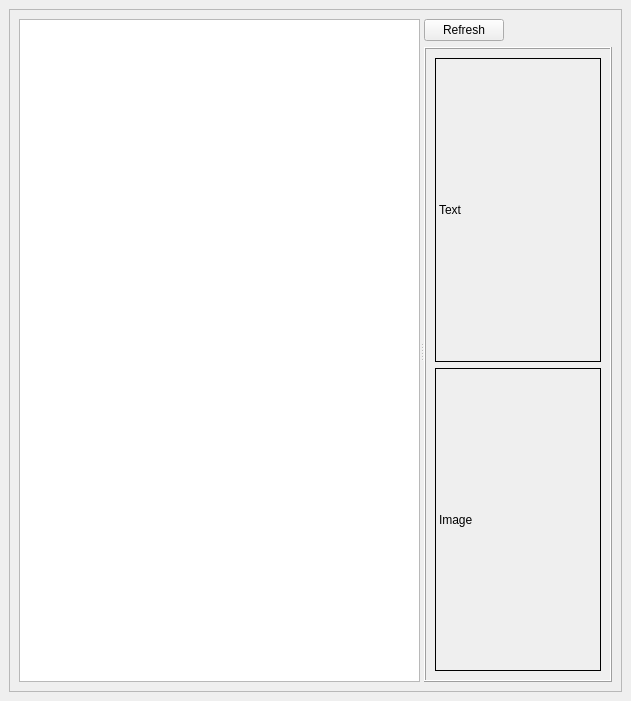
<?xml version="1.0" encoding="UTF-8"?>
<ui version="4.0">
 <class>DataTransferWidget</class>
 <widget class="QDockWidget" name="DataTransferWidget">
  <property name="geometry">
   <rect>
    <x>0</x>
    <y>0</y>
    <width>631</width>
    <height>701</height>
   </rect>
  </property>
  <property name="minimumSize">
   <size>
    <width>447</width>
    <height>264</height>
   </size>
  </property>
  <property name="sizeIncrement">
   <size>
    <width>5</width>
    <height>5</height>
   </size>
  </property>
  <property name="features">
   <set>QDockWidget::AllDockWidgetFeatures</set>
  </property>
  <property name="allowedAreas">
   <set>Qt::AllDockWidgetAreas</set>
  </property>
  <property name="windowTitle">
   <string>Data Transfer</string>
  </property>
  <widget class="QWidget" name="dockWidgetContents">
   <layout class="QHBoxLayout" name="horizontalLayout_3">
    <item>
     <widget class="QFrame" name="frame">
      <property name="frameShape">
       <enum>QFrame::StyledPanel</enum>
      </property>
      <property name="frameShadow">
       <enum>QFrame::Plain</enum>
      </property>
      <layout class="QHBoxLayout" name="horizontalLayout_2">
       <item>
        <widget class="QSplitter" name="splitter">
         <property name="orientation">
          <enum>Qt::Horizontal</enum>
         </property>
         <widget class="QTableWidget" name="DataTable">
          <property name="sizePolicy">
           <sizepolicy hsizetype="Fixed" vsizetype="Minimum">
            <horstretch>0</horstretch>
            <verstretch>0</verstretch>
           </sizepolicy>
          </property>
          <property name="maximumSize">
           <size>
            <width>16777215</width>
            <height>16777215</height>
           </size>
          </property>
          <property name="selectionMode">
           <enum>QAbstractItemView::SingleSelection</enum>
          </property>
          <property name="showGrid">
           <bool>false</bool>
          </property>
          <property name="cornerButtonEnabled">
           <bool>false</bool>
          </property>
          <attribute name="horizontalHeaderStretchLastSection">
           <bool>true</bool>
          </attribute>
          <attribute name="verticalHeaderVisible">
           <bool>false</bool>
          </attribute>
         </widget>
         <widget class="QWidget" name="layoutWidget">
          <layout class="QVBoxLayout" name="verticalLayout">
           <item>
            <layout class="QHBoxLayout" name="horizontalLayout">
             <item>
              <widget class="QPushButton" name="ButtonRefresh">
               <property name="text">
                <string>Refresh</string>
               </property>
              </widget>
             </item>
             <item>
              <spacer name="horizontalSpacer">
               <property name="orientation">
                <enum>Qt::Horizontal</enum>
               </property>
               <property name="sizeHint" stdset="0">
                <size>
                 <width>40</width>
                 <height>20</height>
                </size>
               </property>
              </spacer>
             </item>
            </layout>
           </item>
           <item>
            <widget class="QFrame" name="DisplayFrame">
             <property name="sizePolicy">
              <sizepolicy hsizetype="Expanding" vsizetype="Expanding">
               <horstretch>0</horstretch>
               <verstretch>0</verstretch>
              </sizepolicy>
             </property>
             <property name="frameShape">
              <enum>QFrame::Box</enum>
             </property>
             <property name="frameShadow">
              <enum>QFrame::Raised</enum>
             </property>
             <layout class="QVBoxLayout" name="verticalLayout_2">
              <item>
               <widget class="QLabel" name="LabelData">
                <property name="frameShape">
                 <enum>QFrame::Box</enum>
                </property>
                <property name="text">
                 <string>Text</string>
                </property>
               </widget>
              </item>
              <item>
               <widget class="QLabel" name="LabelImage">
                <property name="frameShape">
                 <enum>QFrame::Box</enum>
                </property>
                <property name="text">
                 <string>Image</string>
                </property>
               </widget>
              </item>
             </layout>
            </widget>
           </item>
          </layout>
         </widget>
        </widget>
       </item>
      </layout>
     </widget>
    </item>
   </layout>
  </widget>
 </widget>
 <resources>
  <include location="resources.qrc"/>
 </resources>
 <connections/>
</ui>
